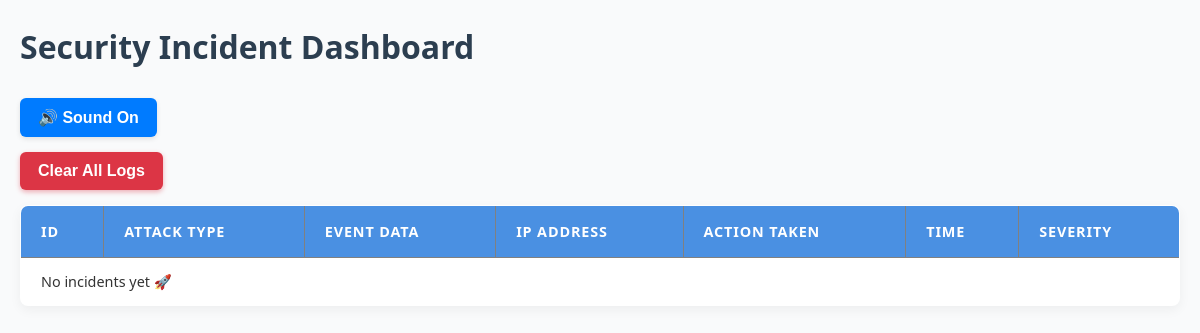
Page /dashboard/ on the earlier database version.
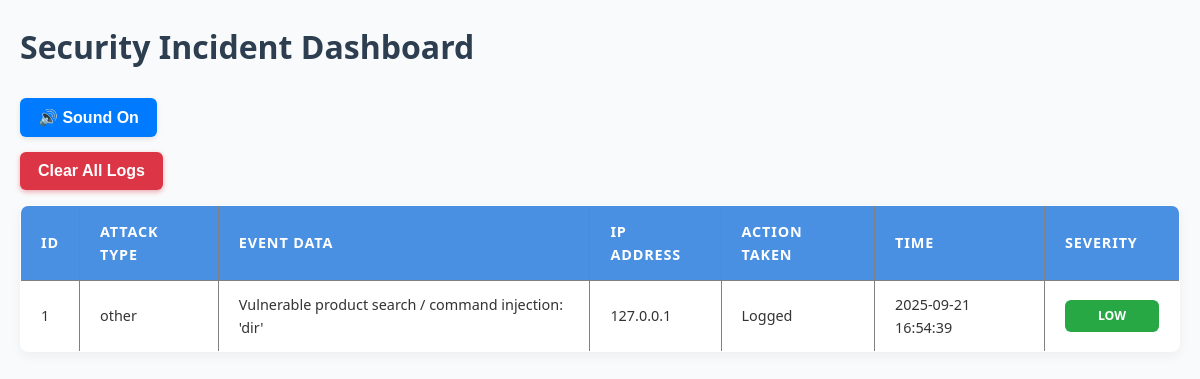
Same page on the later database version.
### monitoring/models.py (models this page shows, shortened)
class Incident(models.Model):
    ATTACK_TYPES = [
        ("suricata_alert", "Suricata Alert"),
        ("snort_alert", "Snort Alert"),
        ("sql_injection", "SQL Injection"),
        ("xss", "Cross-Site Scripting"),
        ("bruteforce", "Brute Force"),
        ("other", "Other"),
    ]
    SEVERITY_LEVELS = [("Low","Low"),("Medium","Medium"),("High","High")]
    attack_type = models.CharField(max_length=50, choices=ATTACK_TYPES, default="other")
    event_data = models.TextField()
    ip_address = models.GenericIPAddressField(null=True, blank=True)
    action_taken = models.CharField(max_length=255, default="Logged")
    severity = models.CharField(max_length=10, choices=SEVERITY_LEVELS, default="Low")
    timestamp = models.DateTimeField(auto_now_add=True)

### monitoring/views.py (the view)
# urls.py: path('dashboard/', views.dashboard, name='dashboard'),
def dashboard(request):
    incidents = Incident.objects.order_by("-timestamp")
    return render(request, "dashboard.html", {"incidents": incidents})

### monitoring/templates/dashboard.html (shortened to what this page needs)
{% load static %}
<!DOCTYPE html>
<html>
<head>
<link rel="stylesheet" href="{% static 'css/dashboard.css' %}">
</head>
<body>
<h1>Security Incident Dashboard</h1>
<button id="mute-btn" class="mute-btn">🔊 Sound On</button>
<form method="POST" action="{% url 'clear_logs' %}">
<button type="submit" onclick="return confirm('Are you sure you want to clear all logs?');">Clear All Logs</button>
</form>
<table border="1" cellpadding="10">
<thead>
<tr><th>ID</th><th>Attack Type</th><th>Event Data</th><th>IP Address</th><th>Action Taken</th><th>Time</th><th>Severity</th></tr>
</thead>
<tbody>
{% for incident in incidents %}
<tr data-id="{{ incident.id }}">
<td>{{ incident.id }}</td>
<td>{{ incident.attack_type }}</td>
<td>{{ incident.event_data }}</td>
<td>{{ incident.ip_address }}</td>
<td>{{ incident.action_taken }}</td>
<td>{{ incident.timestamp|date:"Y-m-d H:i:s" }}</td>
<td><span class="severity {{ incident.severity|lower }}">{{ incident.severity }}</span></td>
</tr>
{% empty %}
<tr><td colspan="7">No incidents yet 🚀</td></tr>
{% endfor %}
</tbody>
</table>
</body>
</html>

### monitoring/static/css/dashboard.css (style rules this page uses)
body { font-family: 'Segoe UI', Tahoma, Geneva, Verdana, sans-serif; margin: 20px; background-color: #f9fafb; color: #333; line-height: 1.6; }
h1 { color: #2c3e50; font-weight: 700; margin-bottom: 25px; font-size: 2rem; }
button { cursor: pointer; border: none; padding: 10px 18px; margin-bottom: 15px; border-radius: 6px; font-size: 1em; font-weight: 600; transition: background-color 0.3s ease; box-shadow: 0 2px 5px rgba(0,0,0,0.1); }
.mute-btn { background-color: #007bff; color: white; }
form button[type="submit"] { background-color: #dc3545; color: white; box-shadow: 0 2px 5px rgba(220, 53, 69, 0.4); }
table { border-collapse: collapse; width: 100%; background: white; box-shadow: 0 4px 12px rgba(0,0,0,0.05); border-radius: 8px; overflow: hidden; }
thead tr { background-color: #4a90e2; }
thead th { color: white; padding: 14px 20px; text-transform: uppercase; font-size: 0.9em; letter-spacing: 0.06em; text-align: left; }
tbody tr { border-bottom: 1px solid #e3e6eb; transition: background-color 0.3s ease; }
tbody td { padding: 12px 20px; font-size: 0.9em; vertical-align: middle; word-break: break-word; }
.severity { padding: 6px 12px; border-radius: 6px; font-weight: 700; color: #fff; text-transform: uppercase; font-size: 0.85em; display: inline-block; min-width: 70px; text-align: center; }
.severity.low { background-color: #28a745; }

Differences in the rows shown:
added Incident: id "1", attack_type "other", event_data "Vulnerable product search / command injection: 'dir'", ip_address "127.0.0.1", action_taken "Logged", timestamp "2025-09-21 16:54:39", severity "LOW"
Other differences:
text no longer shown: "No incidents yet 🚀"
